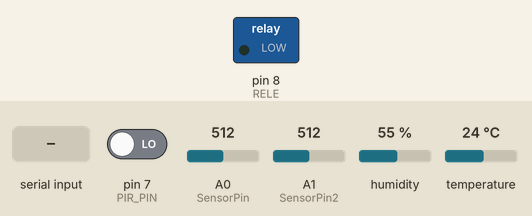
A sketch run on a simulated Arduino Uno, built with avr-gcc and run on an emulated ATmega328P. On the bench: switched loads named in the sketch (green lamp = pin HIGH). The test bench sets the inputs (shaded band); at power-on: A1 (SensorPin2) = 512, A0 (SensorPin) = 512, humidity 55 %, pin 7 (PIR_PIN) LOW, temperature 24 °C. What the sketch prints to the serial monitor is not drawn.

Above: at 1.2 s.
1.3 s: "S" received over Serial
At 3.6 s:
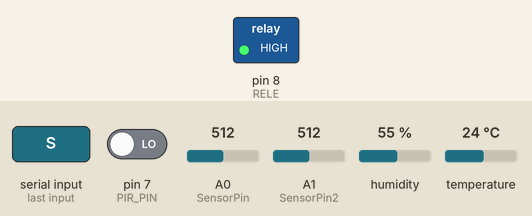
5.6 s: A1 (SensorPin2) set to 535
7.1 s: A1 (SensorPin2) set to 562
13.1 s: A0 (SensorPin) set to 703
15.5 s: A0 (SensorPin) set to 728
At 18.8 s:
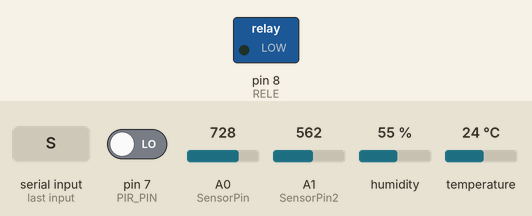
19.9 s: humidity set to 67 %
22.5 s: humidity set to 71 %
At 23.6 s:
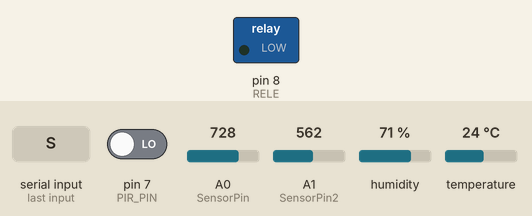
Timing chart, 0 to 25.5 s (numbered marks = the images above; inputs shaded):
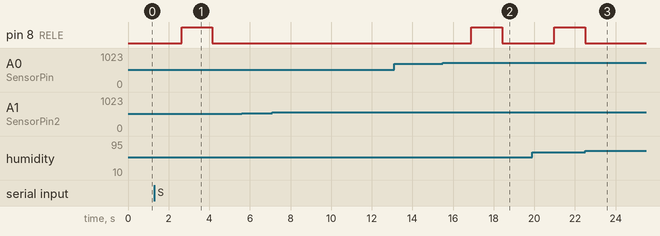

The sketch:

Minecraft.ino
```cpp
#include <SoftwareSerial.h>
#include <DHT.h>

#define DHTPIN 2
#define DHTTYPE DHT22
#define RELE 8
#define PIR_PIN 7

DHT dht(DHTPIN, DHTTYPE);
int SensorPin = A0;
int SensorPin2 = A1;

SoftwareSerial bluetooth(13, 12);

void setup() {
  Serial.begin(9600);
  bluetooth.begin(9600);
  pinMode(RELE, OUTPUT);
  pinMode(PIR_PIN, INPUT);
  dht.begin();
}

void loop() {
  int valor1 = analogRead(SensorPin);
  int valor2 = analogRead(SensorPin2);
  int humedad_suelo = map(valor1, 1023, 0, 0, 100);

  float humedad_aire = dht.readHumidity();
  float temperatura = dht.readTemperature();

  Serial.print("Humedad del suelo: ");
  Serial.print(humedad_suelo);
  Serial.print("% ");

  if (isnan(humedad_aire) || isnan(temperatura)) {
    Serial.println("Error al leer el sensor DHT22");
  } else {
    Serial.print("Humedad del aire: ");
    Serial.print(humedad_aire);
    Serial.print("% ");

    Serial.print("Temperatura: ");
    Serial.print(temperatura);
    Serial.print("°C ");

    if (valor2 < 550) {
      Serial.print("Esta lloviendo ");
    } else {
      Serial.print("No esta lloviendo ");
    }
    // Verificar el sensor PIR
    if (digitalRead(PIR_PIN) == HIGH) {  // Detecta movimiento
      Serial.print("Movimiento detectado! ");
    } else {
      Serial.print("No hay movimiento ");
    }


    // Enviar los datos por Bluetooth

    bluetooth.print(humedad_suelo);
    bluetooth.print(";");

    bluetooth.print(humedad_aire);
    bluetooth.print(";");


    bluetooth.print(temperatura);
    bluetooth.print(";");

    if (valor2 < 550) {
      bluetooth.print("Esta lloviendo");
      bluetooth.print(";");
    } else {
      bluetooth.print("No esta lloviendo");
      bluetooth.print(";");
    }
    // Verificar el sensor PIR
    if (digitalRead(PIR_PIN) == HIGH) {  // Detecta movimiento
      bluetooth.print("Movimiento detectado! ");
      bluetooth.print(";");
    } else {
      bluetooth.print("No hay movimiento ");
      bluetooth.print(";");
    }
  }


  // Verificar si se ha recibido un dato por el Serial Monitor
  if (Serial.available()) {
    char dato = Serial.read();
    if (dato == 'S') {
      digitalWrite(RELE, HIGH);  // Enciende la bomba
      Serial.print("Bomba activada por comando desde el Serial Monitor ");
      delay(1500);
      digitalWrite(RELE, LOW);  // Apagar la bomba
    }
  } else {
    Serial.print("  ");
  }

  // Verificar si se ha recibido un dato por Bluetooth
  if (bluetooth.available()) {
    char dato = bluetooth.read();
    if (dato == 'S') {
      digitalWrite(RELE, HIGH);  // Enciende la bomba
      bluetooth.println("Bomba prendida");
      bluetooth.print(";");
      delay(1500);
      digitalWrite(RELE, LOW);  // Enciende la bomba
    }
  } else {
    bluetooth.println(" ");
    bluetooth.print(";");
  }


  // Lógica de control para activar la bomba de agua
  if (humedad_suelo < 30 && valor2 >= 550) {
    if (humedad_aire < 70 && temperatura > 10) {
      digitalWrite(RELE, HIGH);  // Encender la bomba
      Serial.println("Bomba encendida (riego activado)");
      bluetooth.println("Bomba encendida (riego activado)");
      bluetooth.print(";");
      delay(1500);
      digitalWrite(RELE, LOW);
      Serial.println("Bomba apagada (riego finalizado)");
      bluetooth.println("Bomba apagada (riego finalizado)");
      bluetooth.print(";");
    } else if (humedad_aire >= 65) {
      Serial.println("Humedad del aire alta, no se necesita riego");
      bluetooth.println("Humedad del aire alta, no se necesita riego");
      bluetooth.print(";");
    } else if (temperatura <= 10) {
      Serial.println("Temperatura baja, riego no necesario");
      bluetooth.println("Temperatura baja, riego no necesario");
      bluetooth.print(";");
    }
  } else if (valor2 < 550) {
    digitalWrite(RELE, LOW);  // Apagar la bomba
    Serial.println("No se activa la bomba: está lloviendo");
    bluetooth.println("No se activa la bomba: está lloviendo");
    bluetooth.print(";");

  } else if (temperatura > 30 && humedad_suelo < 30) {
    digitalWrite(RELE, HIGH);  // Encender la bomba
    Serial.println("Bomba encendida: temperatura alta y humedad del suelo baja");
    bluetooth.println("Bomba encendida: temperatura alta y humedad del suelo baja");
    bluetooth.print(";");
    delay(1500);
    digitalWrite(RELE, LOW);
    Serial.println("Bomba apagada (riego finalizado)");
    bluetooth.println("Bomba apagada (riego finalizado)");
    bluetooth.print(";");
  } else {
    digitalWrite(RELE, LOW);  // Asegurar que la bomba esté apagada
    Serial.println("Condiciones normales, bomba apagada");
    bluetooth.println("Condiciones normales, bomba apagada");
    bluetooth.print(";");
  }


  delay(2400);
}
```

Measured:
- the behaviour switches between 716 and 717 on A0 (SensorPin) (found by bisection; images 1 and 2)
- after the input at 1.3 s, pin 8 (RELE): LOW → HIGH after 1.3 s, → LOW 1.5 s later
- after the input at 5.6 s, every drawn part: stays the same
- after the input at 7.1 s, every drawn part: stays the same
- after the input at 13.1 s, every drawn part: stays the same
- after the input at 15.5 s, pin 8 (RELE): LOW → HIGH after 1.4 s, → LOW 1.5 s later
- after the input at 22.5 s, pin 8 (RELE): goes on until 22.5 s, then stays LOW
